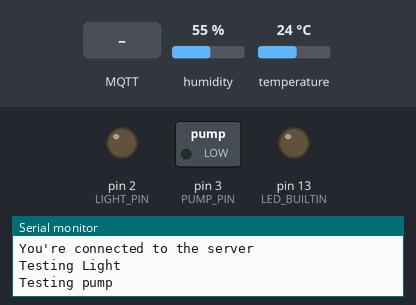
The program below on a simulated Arduino Uno, built with avr-gcc and run on an emulated ATmega328P. On the bench: switched loads named in the program (green lamp = pin HIGH), output pins drawn as LEDs (lit = HIGH), the last lines printed to the serial monitor. The test bench sets the inputs (shaded band); at power-on: humidity 55 %, temperature 24 °C. WiFi joins after 1.5 s; servers stay silent unless stated; no MQTT or app messages arrive unless stated.

Above: at 7.6 s.
7.7 s: MQTT message "test_relays" arrives on the first subscribed topic
At 8.5 s:
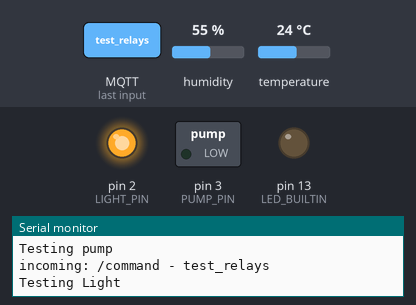
9.2 s: MQTT message "light_on" arrives on the first subscribed topic
At 12.6 s:
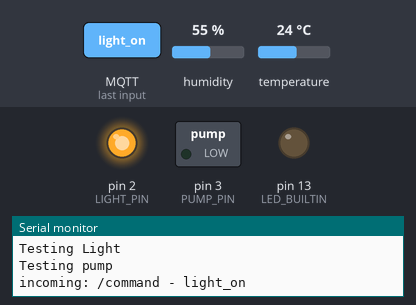
13.2 s: MQTT message "pump_run" arrives on the first subscribed topic
At 14.0 s:
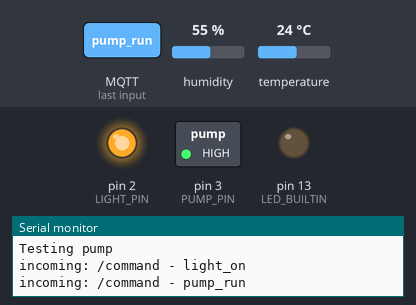
Timing chart, 0 to 16.2 s (numbered marks = the images above; inputs shaded):
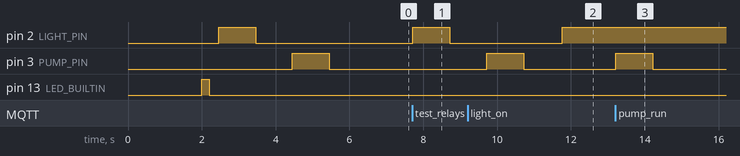

The program:

main.cpp
```cpp
#include <Arduino.h>
#include <Adafruit_Sensor.h>
#include <DHT.h>
#include <SoftwareSerial.h>
#include <WiFiEsp.h>
#include <MQTT.h>

#define PHOTO_PIN A0
#define WATER_PIN A1
#define SOIL_PIN  A2
#define DHT11_PIN 4
#define LIGHT_PIN 2
#define PUMP_PIN  3

#define RX 6
#define TX 7

typedef struct {
  int waterLevel;
  int moistureLevel;
  int lightLevel;
  float temp;
  float humidity;
} SensorData;

DHT dht(DHT11_PIN, DHT11);
SoftwareSerial esp8266(RX,TX); //Define 8266 chip serial
WiFiEspClient net;
MQTTClient client;
SensorData data;

char ssid[] = "QuantumNet X";            // your network SSID (name)
char pass[] = "onetwothreefour";        // your network password
// char fbase_url[] = "https://electric-green-thumb.firebase.io/proto.json";
// char fbase_user[] = "";
// char fbase_pass[] = "";
int status = WL_IDLE_STATUS;     // the Wifi radio's status
unsigned long lastMillis = 0;

void error(){
  digitalWrite(LED_BUILTIN, HIGH);
  delay(200);
  digitalWrite(LED_BUILTIN, LOW);
  delay(200);
}

void connect() {
  // attempt to connect to WiFi network
  while ( status != WL_CONNECTED) {
    Serial.print("Attempting to connect to WPA SSID: ");
    Serial.println(ssid);
    // Connect to WPA/WPA2 network
    status = WiFi.begin(ssid, pass);
    error();
  }

  Serial.println("You're connected to the network");

  //connect to server
  while (!client.connect("proto", "wjxsyrzm", "v6CafSkZknUn")) {
    error();
    delay(1000);
  }

  Serial.println("You're connected to the server");
  client.subscribe("/command");
}

void runPump(){
  digitalWrite(PUMP_PIN, HIGH);
  delay(1000);
  digitalWrite(PUMP_PIN, LOW);
}

void testRelays(){
  Serial.println("Testing Light");
  digitalWrite(LIGHT_PIN, HIGH);
  delay(1000);
  digitalWrite(LIGHT_PIN, LOW);
  delay(1000);

  Serial.println("Testing pump");
  digitalWrite(PUMP_PIN, HIGH);
  delay(1000);
  digitalWrite(PUMP_PIN, LOW);
  delay(1000);
}

void messageReceived(String &topic, String &payload) {
  Serial.println("incoming: " + topic + " - " + payload);
  if(payload.equals("light_on")){
    digitalWrite(LIGHT_PIN, HIGH);
  } else if(payload.equals("light_off")){
    digitalWrite(LIGHT_PIN, LOW);
  } else if(payload.equals("pump_run")){
    runPump();
  } else if(payload.equals("test_relays")){
    testRelays();
  }
}

void readData(){
  data.lightLevel = analogRead(PHOTO_PIN);
  data.moistureLevel = analogRead(SOIL_PIN);
  data.waterLevel = analogRead(WATER_PIN);
  data.temp = dht.readTemperature(true);
  data.humidity = dht.readHumidity();
}

void printData(){
  Serial.println("{");
  Serial.print("\tlight_level: "); Serial.print(data.lightLevel); Serial.println(",");
  Serial.print("\tmoisture_level: "); Serial.print(data.moistureLevel); Serial.println(",");
  Serial.print("\twater_level: "); Serial.print(data.waterLevel); Serial.println(",");
  Serial.print("\ttemperature: "); Serial.print(data.temp); Serial.println(F("°F,"));
  Serial.print("\thumidity: "); Serial.print(data.humidity); Serial.println(F("%"));
  Serial.println("}\n");
}

void sendData(){
  client.publish("/data", String("{\"light_level\" : ") + data.lightLevel
    + ", \"moisture_level\" : " + data.moistureLevel
    + ", \"water_level\" : " + data.waterLevel
    + ", \"temperature\" : " + data.temp
    + ", \"humidity\" : " + data.humidity + "}");
}

void setup() {
  pinMode(LIGHT_PIN, OUTPUT);
  pinMode(PUMP_PIN, OUTPUT);
  pinMode(DHT11_PIN, INPUT);
  pinMode(SOIL_PIN, INPUT);
  pinMode(WATER_PIN, INPUT);
  pinMode(PHOTO_PIN, INPUT);
  pinMode(LED_BUILTIN, OUTPUT);
  dht.begin();
  Serial.begin(9600); //Computer Connection
  esp8266.begin(9600); //ESP8266 Connection
  delay(500);

  // Initializes the esp8266
  WiFi.init(&esp8266);

  // Set up MQTT
  client.begin("tailor.cloudmqtt.com", 10354, net);
  client.onMessage(messageReceived);

  // Connects the network
  connect();

  testRelays();
}

void loop() {
  client.loop();
  delay(20);
  if(!client.connected()){
    connect();
  }

  if (millis() - lastMillis > 10000) {
    lastMillis = millis();
    readData();
    sendData();
  }
}
```

Measured:
- after the input at 7.7 s, pin 2 (LIGHT_PIN): LOW → HIGH at once, → LOW 1.0 s later
- after the input at 9.2 s, pin 2 (LIGHT_PIN): LOW → HIGH after 2.6 s
- after the input at 13.2 s, pin 3 (PUMP_PIN): LOW → HIGH at once, → LOW 1.0 s later
